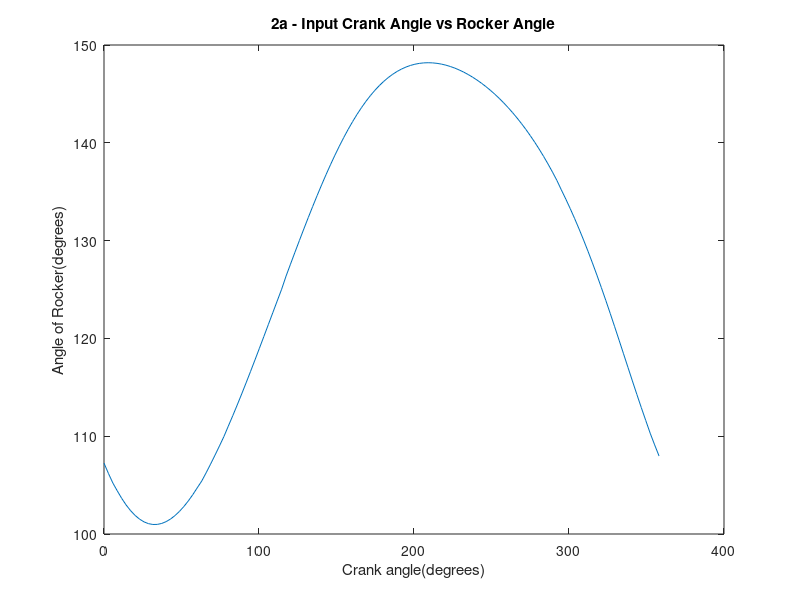
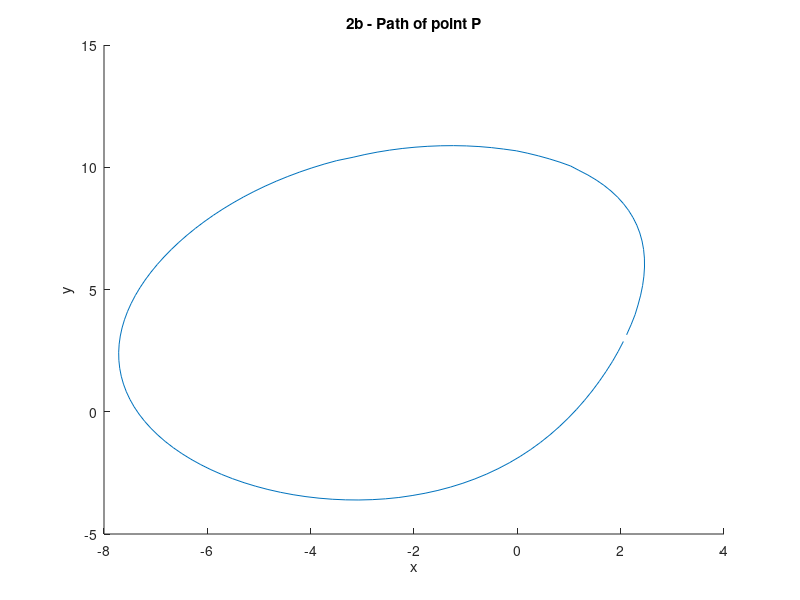
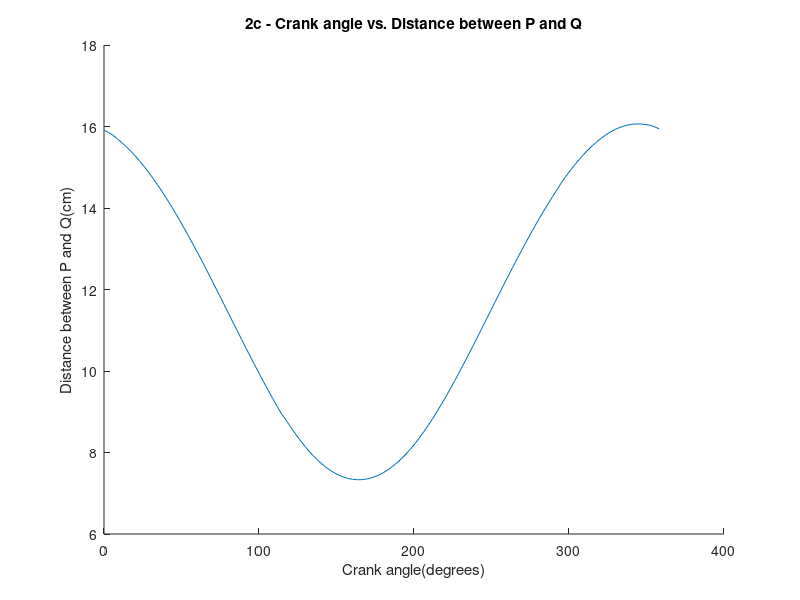
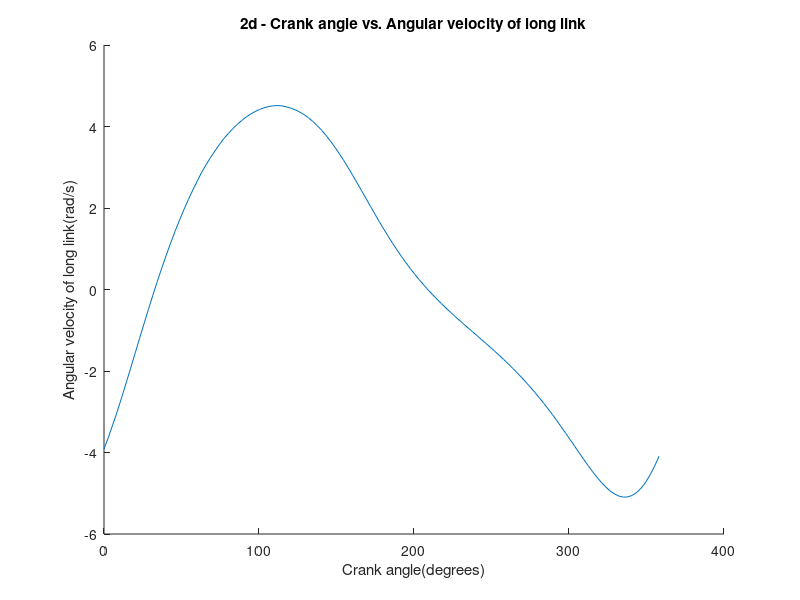

Write the MATLAB code that produced these figures, in order.
clear all; clc;

%% 2a
t2 = 0:.05:2*pi;
t4 = zeros(1,length(t2));
error = .05;
f1 = @(theta2,theta4) 466+540*cos(theta4)-216*cos(theta2)-180*cos(theta4)*cos(theta2)-150*sin(theta4)-180*sin(theta4)*sin(theta2)+60*sin(theta2);
df1 = @(theta2,theta4) -540*sin(theta4)+180*sin(theta4)*cos(theta2)-150*cos(theta4)-180*cos(theta4)*sin(theta2);
for i = 1:length(t2)
    t4temp = zeros(1,100);
    t4temp(1) = pi*3/5;
    j = 1;
    h = 1;
    while (abs(h)>=error)
        h = f1(t2(i),t4temp(j))/df1(t2(i),t4temp(j));
        t4temp(j+1) = t4temp(j)-h;
        j = j+1;
    end
    t4(i) = t4temp(j);
end
figure(1);
plot(t2*180/pi,t4*180/pi);
xlabel('Crank angle(degrees)');
ylabel('Angle of Rocker(degrees)');
title('2a - Input Crank Angle vs Rocker Angle');

%% 2b
t3 = acos((18+15*cos(t4)-6*cos(t2))/12);
xp = 6*cos(t2)-5*sin(t3);
yp = 6*sin(t2)+5*cos(t3);
figure(2); hold on;
plot(xp,yp);
xlabel('x');
ylabel('y');
title('2b - Path of point P');

%% 2c
xq = 18+22*cos(t4);
yq = -5+22*sin(t4);
d = sqrt((xq-xp).^2+(yq-yp).^2);
figure(3); hold on;
title('2c - Crank angle vs. Distance between P and Q');
xlabel('Crank angle(degrees)');
ylabel('Distance between P and Q(cm)');
plot(t2*180/pi,d);

%% 2d
w2 = 100*2*pi/60;
w4 = (6*w2*sin(t2)./tan(t3)-6*w2*cos(t2))./(15*sin(t4)./tan(t3)-15*cos(t4));
figure(4); hold on;
title('2d - Crank angle vs. Angular velocity of long link');
xlabel('Crank angle(degrees)');
ylabel('Angular velocity of long link(rad/s)');
plot(t2*180/pi,w4);

%% 2e

w3 = (15*w4.*sin(t4)-6*w2*sin(t2))./(12*sin(t3));
vp = sqrt((-6*w2*sin(t2)-5*w3.*cos(t3)).^2+(6*w2*cos(t2)-5*w3.*sin(t3)).^2);
figure(5); hold on;
title('2e - Crank angle vs. Translational velocity of point P');
xlabel('Crank angle(degrees)');
ylabel('Translational Velocity of P(cm/s)');
plot(t2*180/pi,vp);

%% Moving CAM plot

figure(6); hold on;
axis([-20 20 -20 20]);
plot(xp,yp,'--g');
plot(xq,yq,'--g');
plot(0,0,'or');
xl23 = 6*cos(t2);
yl23 = 6*sin(t2);
xl34 = 18+15*cos(t4);
yl34 = -5 + 15*sin(t4);
p1 = plot([0 xl23(1)],[0 yl23(1)],'r'); %l2
p2 =plot([xl23(1) xl34(i)],[yl23(1) yl34(1)],'r'); %l3
p3 = plot([18 xq(1)],[-5 yq(1)],'r');%l4
p4 = plot([xl34(1) xp(1)],[yl34(1) yp(1)],'r'); %p
for i = 1:length(t2)
    delete(p1);
    delete(p2);
    delete(p3);
    delete(p4);
    p1 = plot([0 xl23(i)],[0 yl23(i)],'-r'); %l2
    p2 =plot([xl23(i) xl34(i)],[yl23(i) yl34(i)],'-r'); %l3
    p3 = plot([18 xq(i)],[-5 yq(i)],'-r');%l4
    p4 = plot([xl34(i) xp(i)],[yl34(i) yp(i)],'-r'); %p
    plot(xl23(i),yl23(i),'-b');
    pause(.1);
end
